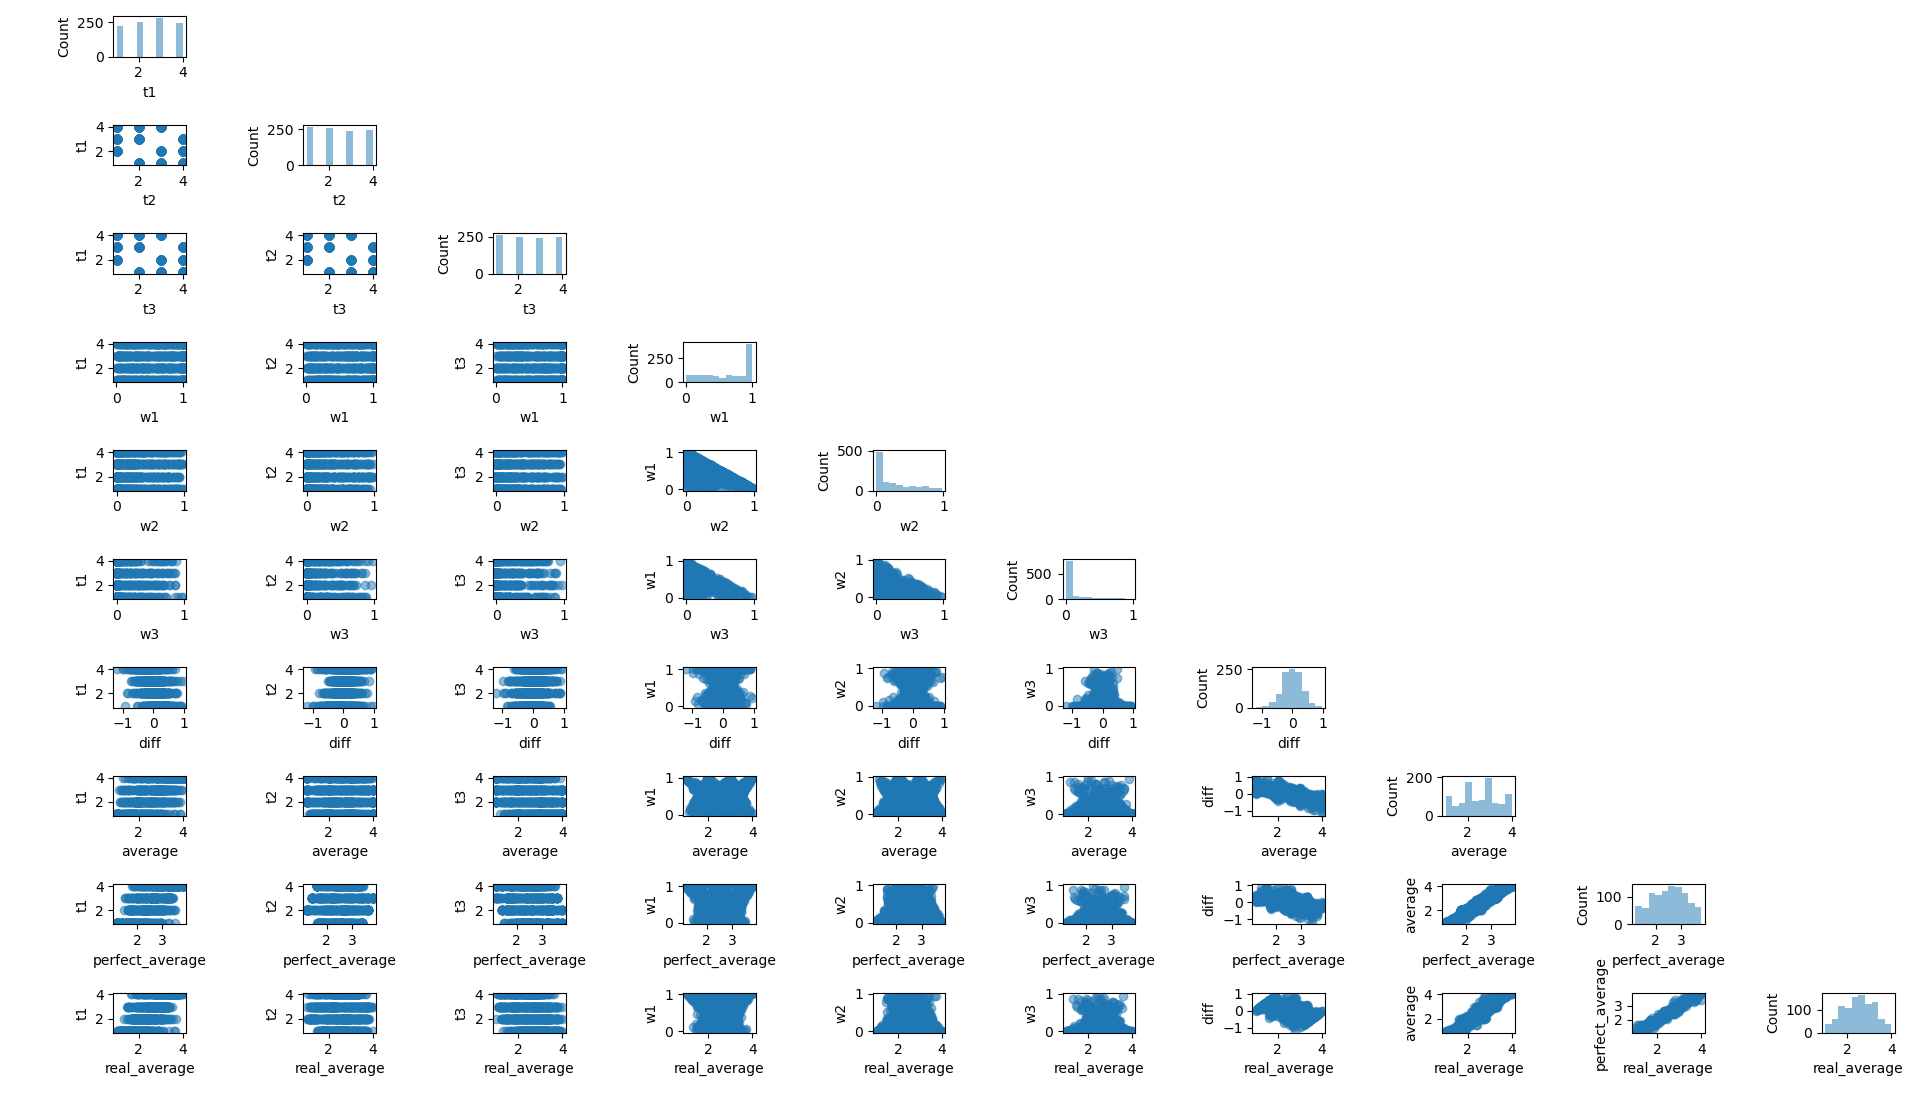

Reproduce this figure in Python.
import argparse
import pandas as pd
import matplotlib.pyplot as plt
from mlxtend.plotting import scatterplotmatrix
import numpy as np


parser = argparse.ArgumentParser(description='Generate basic graphs.',
                                 formatter_class=argparse.RawDescriptionHelpFormatter)
parser.add_argument('data', type=str, help='data file')
args = parser.parse_args()

data = pd.read_csv(args.data, sep="\t")
print(data.columns)
print(data.head())
print(data.shape)
print(data.isnull().sum())

X = data["t1"].values
y = data["diff"].values
scatterplotmatrix(data.values, figsize=(12, 10), names=data.columns, alpha=0.5)
plt.tight_layout()
plt.show()
